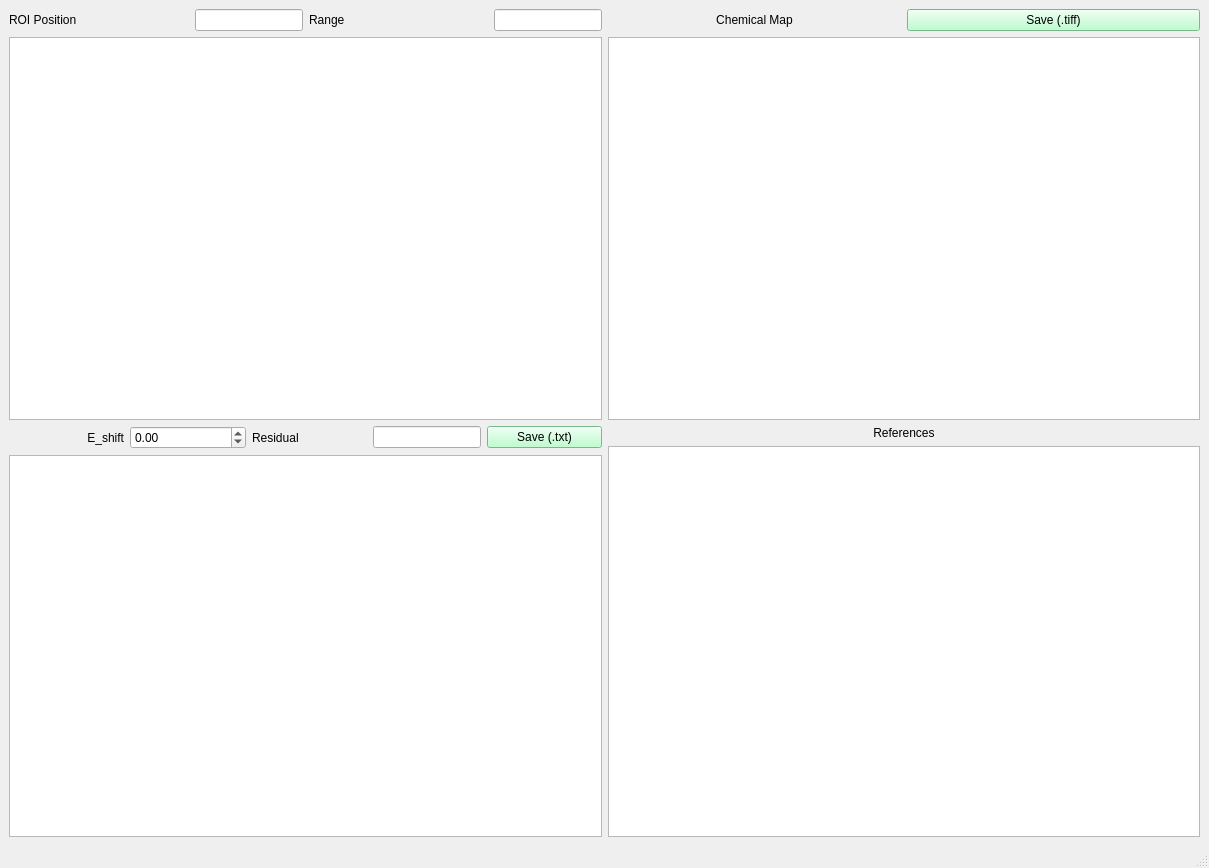
<?xml version="1.0" encoding="UTF-8"?>
<ui version="4.0">
 <class>mainWindow</class>
 <widget class="QMainWindow" name="mainWindow">
  <property name="geometry">
   <rect>
    <x>0</x>
    <y>0</y>
    <width>1209</width>
    <height>868</height>
   </rect>
  </property>
  <property name="windowTitle">
   <string>XANES View</string>
  </property>
  <property name="styleSheet">
   <string notr="true">font: 12pt &quot;MS Shell Dlg 2&quot;;</string>
  </property>
  <widget class="QWidget" name="centralwidget">
   <layout class="QGridLayout" name="gridLayout_7">
    <item row="0" column="0">
     <layout class="QGridLayout" name="gridLayout_3">
      <item row="0" column="0">
       <layout class="QGridLayout" name="gridLayout">
        <item row="0" column="0">
         <layout class="QHBoxLayout" name="horizontalLayout_3">
          <item>
           <widget class="QLabel" name="label">
            <property name="text">
             <string>ROI Position</string>
            </property>
           </widget>
          </item>
          <item>
           <widget class="QLineEdit" name="le_roi_xs">
            <property name="sizePolicy">
             <sizepolicy hsizetype="Fixed" vsizetype="Fixed">
              <horstretch>0</horstretch>
              <verstretch>0</verstretch>
             </sizepolicy>
            </property>
            <property name="readOnly">
             <bool>true</bool>
            </property>
           </widget>
          </item>
         </layout>
        </item>
        <item row="0" column="1">
         <layout class="QHBoxLayout" name="horizontalLayout_2">
          <item>
           <widget class="QLabel" name="label_2">
            <property name="text">
             <string>Range</string>
            </property>
           </widget>
          </item>
          <item>
           <widget class="QLineEdit" name="le_roi_xe">
            <property name="sizePolicy">
             <sizepolicy hsizetype="Fixed" vsizetype="Fixed">
              <horstretch>0</horstretch>
              <verstretch>0</verstretch>
             </sizepolicy>
            </property>
            <property name="readOnly">
             <bool>true</bool>
            </property>
           </widget>
          </item>
         </layout>
        </item>
       </layout>
      </item>
      <item row="1" column="0">
       <widget class="ImageView" name="image_view">
        <property name="sizePolicy">
         <sizepolicy hsizetype="Expanding" vsizetype="Expanding">
          <horstretch>0</horstretch>
          <verstretch>0</verstretch>
         </sizepolicy>
        </property>
       </widget>
      </item>
     </layout>
    </item>
    <item row="0" column="1">
     <layout class="QGridLayout" name="gridLayout_4">
      <item row="0" column="0">
       <widget class="QLabel" name="label_10">
        <property name="styleSheet">
         <string notr="true">font: 14pt &quot;MS Shell Dlg 2&quot;;</string>
        </property>
        <property name="text">
         <string>Chemical Map</string>
        </property>
        <property name="alignment">
         <set>Qt::AlignCenter</set>
        </property>
       </widget>
      </item>
      <item row="0" column="1">
       <widget class="QPushButton" name="pb_save_chem_map">
        <property name="styleSheet">
         <string notr="true">background-color: rgb(170, 255, 194);</string>
        </property>
        <property name="text">
         <string>Save (.tiff)</string>
        </property>
       </widget>
      </item>
      <item row="1" column="0" colspan="2">
       <widget class="ImageView" name="image_view_maps">
        <property name="sizePolicy">
         <sizepolicy hsizetype="Expanding" vsizetype="Expanding">
          <horstretch>0</horstretch>
          <verstretch>0</verstretch>
         </sizepolicy>
        </property>
       </widget>
      </item>
     </layout>
    </item>
    <item row="1" column="0">
     <layout class="QGridLayout" name="gridLayout_5">
      <item row="0" column="0">
       <layout class="QGridLayout" name="gridLayout_2">
        <item row="0" column="0">
         <widget class="QLabel" name="label_6">
          <property name="text">
           <string>E_shift</string>
          </property>
          <property name="alignment">
           <set>Qt::AlignRight|Qt::AlignTrailing|Qt::AlignVCenter</set>
          </property>
         </widget>
        </item>
        <item row="0" column="1">
         <widget class="QDoubleSpinBox" name="sb_e_shift">
          <property name="minimum">
           <double>-10.000000000000000</double>
          </property>
          <property name="maximum">
           <double>10.000000000000000</double>
          </property>
          <property name="singleStep">
           <double>0.500000000000000</double>
          </property>
         </widget>
        </item>
        <item row="0" column="2">
         <widget class="QLabel" name="label_11">
          <property name="text">
           <string>Residual</string>
          </property>
         </widget>
        </item>
        <item row="0" column="3">
         <widget class="QLineEdit" name="le_r_sq">
          <property name="sizePolicy">
           <sizepolicy hsizetype="Fixed" vsizetype="Fixed">
            <horstretch>0</horstretch>
            <verstretch>0</verstretch>
           </sizepolicy>
          </property>
         </widget>
        </item>
        <item row="0" column="4">
         <widget class="QPushButton" name="pb_save_spe_fit">
          <property name="styleSheet">
           <string notr="true">background-color: rgb(170, 255, 194);</string>
          </property>
          <property name="text">
           <string>Save (.txt)</string>
          </property>
         </widget>
        </item>
       </layout>
      </item>
      <item row="1" column="0">
       <widget class="PlotWidget" name="spectrum_view"/>
      </item>
     </layout>
    </item>
    <item row="1" column="1">
     <layout class="QGridLayout" name="gridLayout_6">
      <item row="0" column="0">
       <widget class="QLabel" name="label_9">
        <property name="styleSheet">
         <string notr="true">font: 14pt &quot;MS Shell Dlg 2&quot;;</string>
        </property>
        <property name="text">
         <string>References</string>
        </property>
        <property name="alignment">
         <set>Qt::AlignCenter</set>
        </property>
       </widget>
      </item>
      <item row="1" column="0">
       <widget class="PlotWidget" name="spectrum_view_refs"/>
      </item>
     </layout>
    </item>
   </layout>
  </widget>
  <widget class="QMenuBar" name="menubar">
   <property name="geometry">
    <rect>
     <x>0</x>
     <y>0</y>
     <width>1209</width>
     <height>30</height>
    </rect>
   </property>
  </widget>
  <widget class="QStatusBar" name="statusbar"/>
 </widget>
 <customwidgets>
  <customwidget>
   <class>ImageView</class>
   <extends>QGraphicsView</extends>
   <header>pyqtgraph</header>
  </customwidget>
  <customwidget>
   <class>PlotWidget</class>
   <extends>QGraphicsView</extends>
   <header>pyqtgraph</header>
  </customwidget>
 </customwidgets>
 <resources/>
 <connections/>
</ui>
